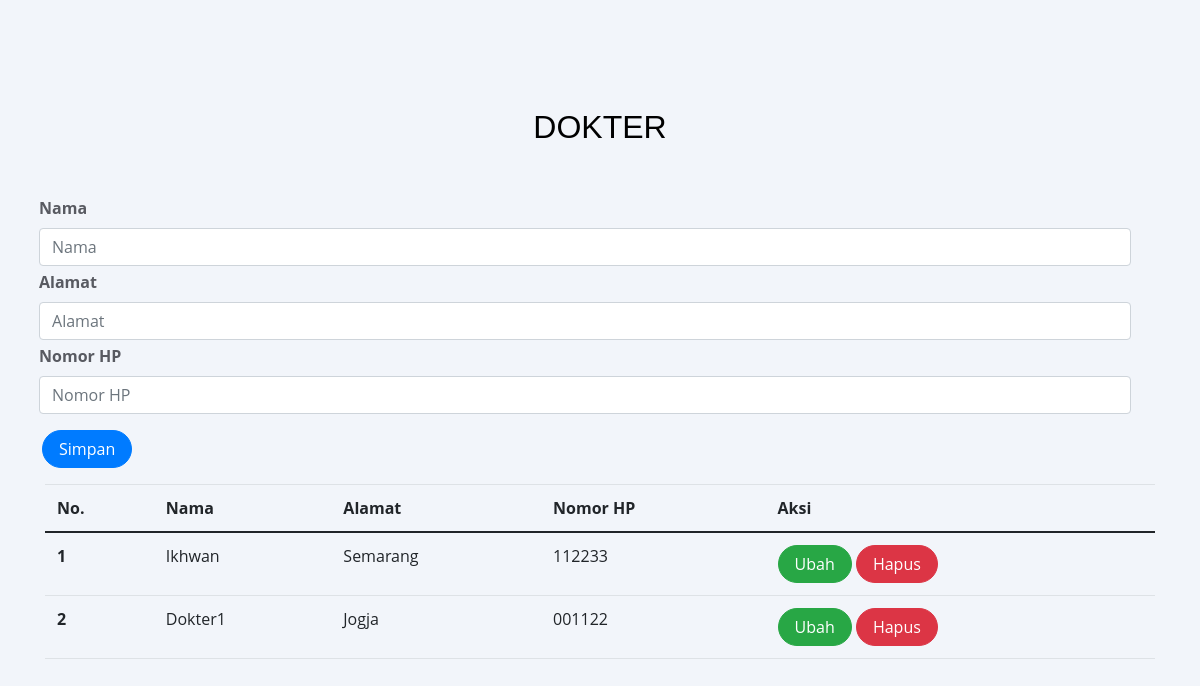
The app's page /dokter.php (signed in) with its own data.
### tables this page shows
CREATE TABLE `dokter` (
  `id` int(11) UNSIGNED NOT NULL,
  `nama` varchar(255) DEFAULT NULL,
  `alamat` varchar(255) DEFAULT NULL,
  `no_hp` varchar(50) DEFAULT NULL
);

### dokter.php (the view, shortened to what this page needs)
<?php
    include 'koneksi.php';
?>
<!DOCTYPE html>
<html lang="en">
<head>
    <link href="https://cdn.jsdelivr.net/npm/bootstrap@5.0.2/dist/css/bootstrap.min.css" rel="stylesheet">
    <link rel="stylesheet" href="https://stackpath.bootstrapcdn.com/bootstrap/4.5.2/css/bootstrap.min.css">
    <link href="assets/css/style.css" rel="stylesheet">
</head>
<body>
    <section id="testimonials" class="testimonials section-bg">
  <div class="container" data-aos="fade-up">
    <div class="section-title mt-5">
      <h2>DOKTER</h2>
    </div>
    <div>
      <div>
        <form
          class="form row"
          method="POST"
          action=""
          name="myForm"
          onsubmit="return(validate());">
          <?php
                $nama = '';
                $alamat = '';
                $no_hp = '';
                ?>
          <div class="row">
            <label for="inputNama" class="form-label fw-bold"> Nama </label>
            <div>
              <input
                type="text"
                class="form-control"
                name="nama"
                id="inputNama"
                placeholder="Nama"
                value="<?php echo $nama ?>"
              />
            </div>
          </div>
          <div class="row mt-1">
            <label for="inputAlamat" class="form-label fw-bold"> Alamat </label>
            <div>
              <input
                type="text"
                class="form-control"
                name="alamat"
                id="inputAlamat"
                placeholder="Alamat"
                value="<?php echo $alamat ?>"
              />
            </div>
          </div>
          <div class="row mt-1">
            <label for="inputNoHp" class="form-label fw-bold"> Nomor HP </label>
            <div>
              <input
                type="text"
                class="form-control"
                name="no_hp"
                id="inputNoHp"
                placeholder="Nomor HP"
                value="<?php echo $no_hp ?>"
              />
            </div>
          </div>
          <div class="row mt-3">
            <div class="col">
              <button
                type="submit"
                class="btn btn-primary rounded-pill px-3 mt-auto"
                name="simpan">
                Simpan
              </button>
            </div>
          </div>
        </form>
         <table class="table table-hover mt-3">
            <thead>
                <tr>
                    <th scope="col">No.</th>
                    <th scope="col">Nama</th>
                    <th scope="col">Alamat</th>
                    <th scope="col">Nomor HP</th>
                    <th scope="col">Aksi</th>
                </tr>
            </thead>
            <tbody>
                <?php
                    $result = mysqli_query($mysqli, "SELECT * FROM dokter");
                    $no = 1;
                    while ($data = mysqli_fetch_array($result)) {
                    ?>
                        <tr>
                            <th scope="row"><?php echo $no++ ?></th>
                            <td><?php echo $data['nama'] ?></td>
                            <td><?php echo $data['alamat'] ?></td>
                            <td><?php echo $data['no_hp'] ?></td>
                            <td>
                                <a class="btn btn-success rounded-pill px-3" href="index.php?page=dokter&id=<?php echo $data['id'] ?>">Ubah</a>
                                <a class="btn btn-danger rounded-pill px-3" href="index.php?page=dokter&id=<?php echo $data['id'] ?>&aksi=hapus">Hapus</a>
                            </td>
                        </tr>
                    <?php
                    }
                    ?>
            </tbody>
        </table>
      </div>
    </div>
  </div>
</section>
</body>
</html>

### css/style.css (style rules this page uses)
body { font-family: "Open Sans", sans-serif; color: #585a61; }
a { color: #585a61; text-decoration: none; }
h1, h2, h3, h4, h5, h6 { font-family: "Raleway", sans-serif; }
section { padding: 60px 0; overflow: hidden; }
.section-bg { background-color: #f2f5fa; }
.section-title { text-align: center; padding-bottom: 30px; }
.section-title h2 { font-size: 32px; font-weight: 400; margin-bottom: 20px; padding-bottom: 0; color: #000000; font-family: "Poppins", sans-serif; }

### records on screen
dokter: nama "Ikhwan", alamat "Semarang", no_hp "112233"
dokter: nama "Dokter1", alamat "Jogja", no_hp "001122"
